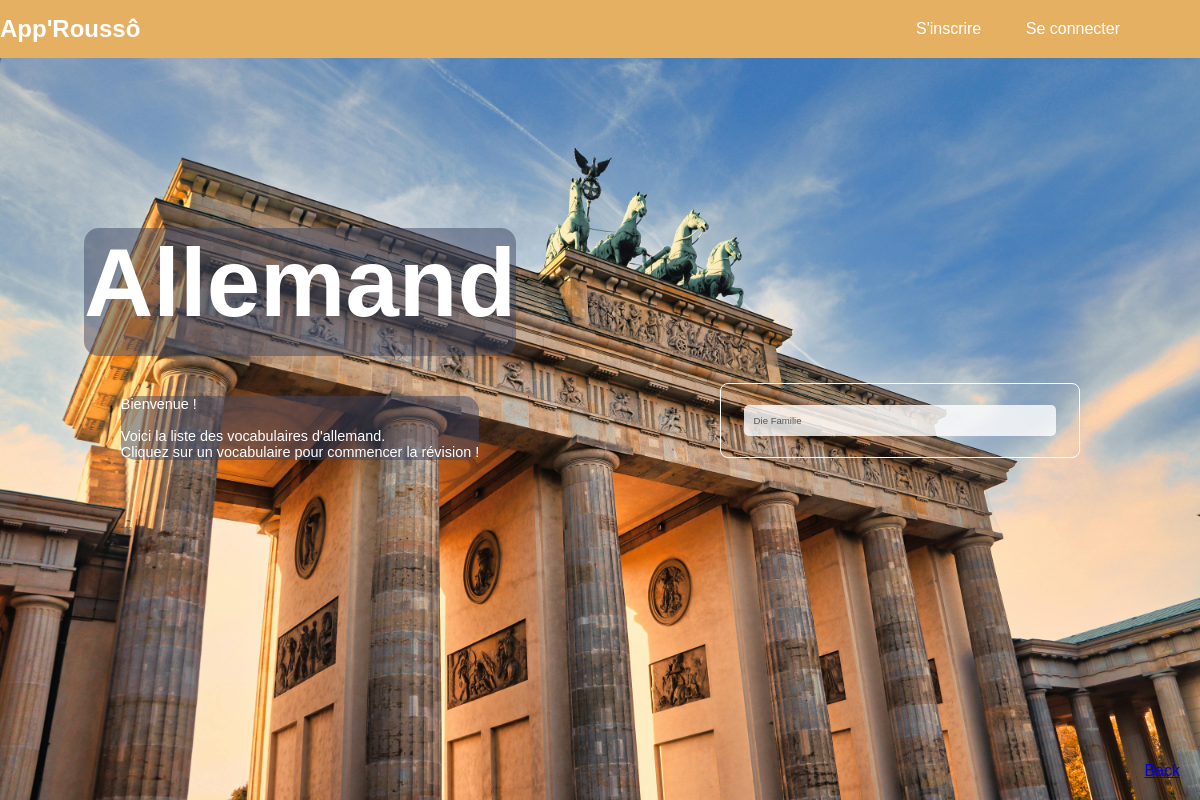
The page /classeur-All/ on the database as committed earlier.
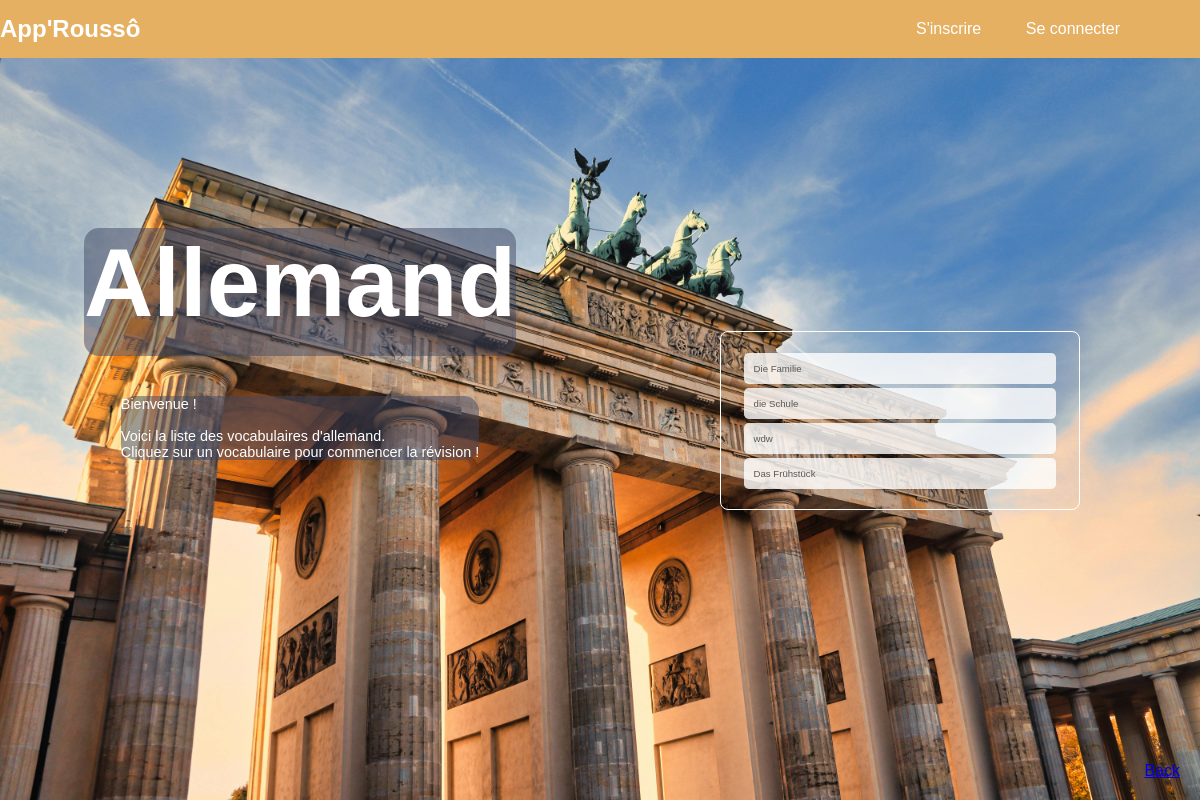
The same page on the database as committed later.
### cards/models.py (models this page shows, shortened)
class Classeur(models.Model):
    LANGUAGES = [
        ('DE', 'Allemand'),
        ('IT', 'Italien'),
        ('ES', 'Espagnol'),
        ('EN', 'Anglais')
    ]
    name = models.CharField(max_length=200, null=False)
    user = models.ForeignKey(User, on_delete=models.CASCADE)  # Classeur asso. avec un utilisateur
    public = models.BooleanField(default=False)
    category = models.CharField(max_length=2, choices=LANGUAGES, default='FR')  # Catégorie / Langue

### cards/views.py (the view)
# urls.py: path('classeur-All/', views.classeur_all_view, name='classeurAll'),
def classeur_all_view(request):
    classeurs = Classeur.objects.filter(category='DE', public=True)
    return render(request, 'cards/existing_classeur/classeurAll.html', {'classeurs': classeurs})

### cards/templates/cards/existing_classeur/classeurAll.html (shortened to what this page needs)
<!DOCTYPE html>
{% load static %}
<html lang="en">
<head>
    <link rel="stylesheet" href="https://cdn.simplecss.org/simple.min.css">
    <link rel="stylesheet" href="{% static 'css/styles_classeur_existant.css' %}">
</head>
<body>
   <img src="{% static '/images/pexels-detait-25053929.jpg' %}" alt="sagrada" class="background-image">
    <nav>
          <h1> App'Roussô </h1>
          <ul>
              <li><a href="{% url 'register' %}"> S'inscrire</a></li>
              <li><a href="{% url 'login' %}"> Se connecter</a></li>
          </ul>
    </nav>
    {% block content %}
    <div class="container">
        <div class="left0">
            <div class="title">
                <h1>Allemand</h1>
            </div>
            <div class="text0">
                <p>
                Bienvenue !<br><br> Voici la liste des vocabulaires d'allemand. <br>Cliquez sur un vocabulaire pour commencer la révision !
                </p>
            </div>
        </div>
        <div class="right0">
            <div class="classeur-existant">
                {% if classeurs %}
                    <ul class="list-existante">
                        {% for classeur in classeurs %}
                            <li class="classeur-item-existant">
                                <a href="{% url 'classeur_detail_public' classeur.pk %}" class="classeur-link">
                                        <span class="classeur-title">{{ classeur.name }}</span>
                                </a>
                            </li>
                        {% endfor %}
                    </ul>
                {% else %}
                    <p>Aucun classeur trouvé.</p>
                {% endif %}
            </div>
        </div>
        <div style="position: fixed; bottom: 20px; right: 20px;">
            <a href="{% url 'sans-connection' %}" class="button">Back</a>
        </div>
    {% endblock %}
    </div>
</body>
</html>

### static/css/styles_classeur_existant.css (style rules this page uses)
* { margin: 0; padding: 0; box-sizing: border-box; font-family: 'arial', sans-serif; }
body { width: 100%; height: 100%; display: flex; flex-direction: column; color:white; }
nav { width: 100%; display: flex; align-items: center; justify-content: space-between; padding: 10px 0; background: #e6b063; position: relative; z-index: 1; }
nav ul { list-style: none; width: 100%; text-align: right; padding-right: 60px; }
nav ul li { display: inline-block; margin: 10px 20px; }
nav ul li a { color: #ffffff; text-decoration: none; }
.container { width: 100vw; height: 90vh; box-sizing: border-box; display: flex; padding-top: 20px; align-items:center; flex-direction: row; position: relative; z-index: 1; }
.left0 { display:flex; flex-direction:column; flex:1; height: 70vh; align-items:center; }
.title { display:flex; height:16vh; background: rgba(63, 71, 99, 0.5); border-radius:15px; margin-top: 10vh; }
.title h1 { color:#ffffff; text-align:center; max-font-size:13rem; font-size: 8vw; }
.text0 { display:flex; margin-top: 5vh; background: rgba(63, 71, 99, 0.5); border-radius: 15px; }
.text0 p { font-size: 1.2vw; }
.right0 { display: flex; flex:1; align-content: center; justify-content: center; }
.classeur-existant { width:30vw; border: 1px solid #fff; border-radius: 8px; padding: 15px; margin-bottom: 15px; transition: transform 0.3s ease; }
.list-existante { padding:0.1rem; transition: transform 0.3s ease; border-radius: 10px; font-size: 0.8vw; }
div ul { list-style: none; width: 100%; text-align: left; padding-right: 60px; row-gap: 10px; }
div ul li { display: flex; margin: 0.5vh 0.5vw; background: rgba(255, 255, 255, 0.8); border-radius: 0.4vw; }
div ul li a { color:#585858; text-decoration: none; border-radius: 5px; width: 100%; padding: 10px; }
.background-image { position: fixed; top: 0; left: 0; width: 100%; height: 100%; z-index: 0; }

Rows that differ between the two databases and show on the page:
added Classeur: name "die Schule"
added Classeur: name "wdw"
added Classeur: name "Das Frühstück"
